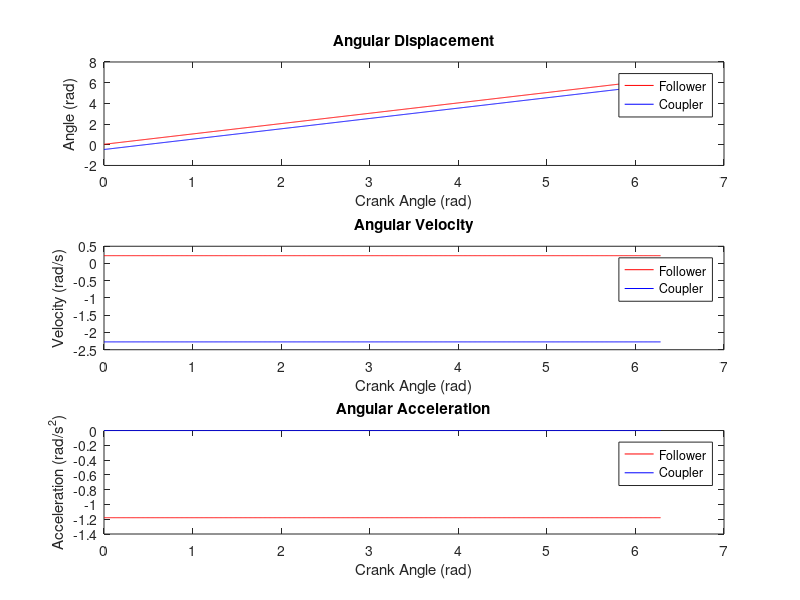

MATLAB code for this plot:

% Define the given lengths
L1 = 2; % Length of crank
L2 = 6.6; % Length of coupler
L3 = 5.6; % Length of follower
L4 = 8; % Length of fixed link

% Define the angular velocity of the crank
w = 5; % rad/s

% Define the angle range for one revolution
theta = linspace(0,2*pi,1000);

% Calculate the angular displacement of the follower and coupler
theta2 = 2 * asin((L1+L2-L4)/(2*L1*L2)) + theta;
theta3 = 2 * asin((L1-L4)/(2*L1*L2)) + theta;

% Calculate the angular velocity of the follower and coupler
omega2 = w * (L1+L2-L4) ./ (L1*L2) * ones(size(theta));
omega3 = w * (L1-L4) ./ (L1*L2) * ones(size(theta));

% Calculate the angular acceleration of the follower and coupler
alpha2 = -w^2 * (L4^2 - (L1^2 + L2^2)) ./ (2*L1^2*L2^2) * ones(size(theta));
alpha3 = zeros(size(theta));

% Plot the results
figure;
subplot(3,1,1);
plot(theta,theta2,'r',theta,theta3,'b');
title('Angular Displacement');
xlabel('Crank Angle (rad)');
ylabel('Angle (rad)');
legend('Follower','Coupler');

subplot(3,1,2);
plot(theta,omega2,'r',theta,omega3,'b');
title('Angular Velocity');
xlabel('Crank Angle (rad)');
ylabel('Velocity (rad/s)');
legend('Follower','Coupler');

subplot(3,1,3);
plot(theta,alpha2,'r',theta,alpha3,'b');
title('Angular Acceleration');
xlabel('Crank Angle (rad)');
ylabel('Acceleration (rad/s^2)');
legend('Follower','Coupler');